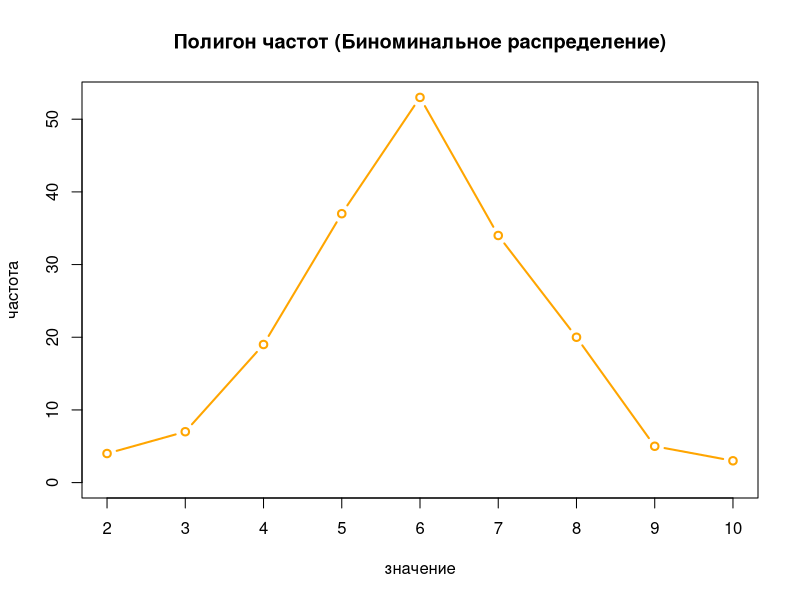
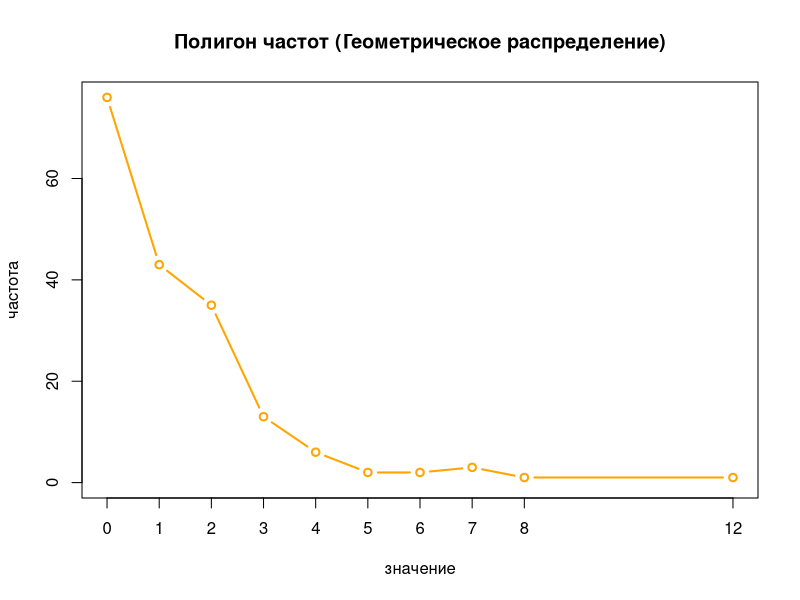
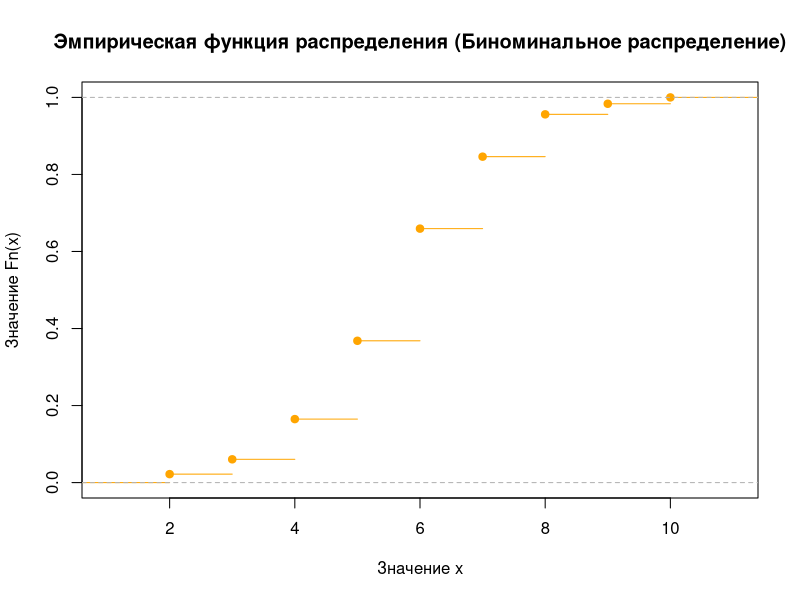
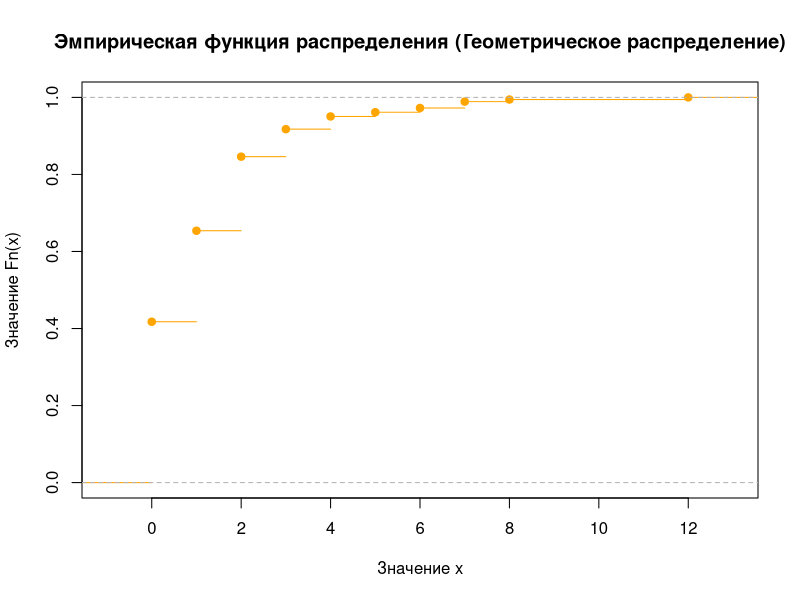

Generate these figures, in order, with R:
#генирируем объем выборки 
n <- sample(100:200, 1)

size_bin <- 10
prob_bin <- 0.6

bin_raspr <- rbinom(n, size_bin, prob_bin)

sprintf("объем выборки n = %d биноминальное распределения", n)
print(bin_raspr)

prob_geom = 0.4

geom_raspr <- rgeom(n, prob_geom)

sprintf("объем выборки n = %d геометрического распределения", n)
print(geom_raspr)


freq_table_bin <- table(bin_raspr)
freq_table_geom <- table(geom_raspr)


plot(freq_table_bin, type = "b", lty = 1, main = "Полигон частот (Биноминальное распределение)",
     xlab = "значение", ylab = "частота", col = "orange", bg = "white", )

plot(freq_table_geom, type = "b", lty = 1, main = "Полигон частот (Геометрическое распределение)",
     xlab = "значение", ylab = "частота", col = "orange", bg = "white", )


fn_binom <- ecdf(bin_raspr)
fn_geom  <- ecdf(geom_raspr)


plot(fn_binom, lty=1,
     main="Эмпирическая функция распределения (Биноминальное распределение)",
     xlab="Значение x", ylab="Значение Fn(x)", col = "orange", bg = "white")


plot(fn_geom, lty=1, main="Эмпирическая функция распределения (Геометрическое распределение)",
     xlab="Значение x", ylab="Значение Fn(x)", col = "orange", bg = "white")


#числовые характеристики

# Выборочное среднее

mean_estimate_bin <- mean(bin_raspr)
mean_estimate_geom  <- mean(geom_raspr)

sprintf("Выборочное среднее (Биноминальное распределение) = %f", mean_estimate_bin)

sprintf("Выборочное среднее (Геометрическое распределение) = %f", mean_estimate_geom)

#дисперсия

disp_bin <- var(bin_raspr)
disp_geom <- var(geom_raspr)

sprintf("Дисперсия (Биноминальное распределение) = %f", disp_bin)

sprintf("Дисперсия (Геометрическое распределение) = %f", disp_geom)

#СКО среднее квадротичное отклонение

sko_bin <- sd(bin_raspr)
sko_geom  <- sd(geom_raspr)

sprintf("СКО (Биноминальное распределение) = %f", sko_bin)

sprintf("СКО (Геометрическое распределение) = %f", sko_geom)

#мода

moda_bin <- sort(unique(bin_raspr))[which.max(table(bin_raspr))]
moda_geom <- sort(unique(geom_raspr))[which.max(table(geom_raspr))]

sprintf("Мода (Биноминальное распределение) = %d", moda_bin)

sprintf("Мода (Геометрическое распределение) = %d", moda_geom)

#медиана 

median_bin <- median(bin_raspr)
median_geom <- median(geom_raspr)

sprintf("Медиана (Биноминальное распределение) = %d", median_bin)

sprintf("Медиана (Геометрическое распределение) = %d", median_geom)

#коэффицент ассиметрии 

koef_ass_bin <-  (sum((bin_raspr - mean(bin_raspr))^3) / n) / sko_bin^3

koeff_ass_geom <-  (sum((geom_raspr - mean(geom_raspr))^3) / n) / sko_bin^3


sprintf("Коэффициент асимметрии (Биноминальное распределение) = %f", koef_ass_bin)

sprintf("Коэффициент асимметрии (Геометрическое распределение) = %f", koeff_ass_geom)


#коэффицент эксцесса

koef_ess_bin <- (sum((bin_raspr - mean(bin_raspr))^4) / n) / (sko_bin^4) - 3

koeff_ess_geom <- (sum((geom_raspr - mean(geom_raspr))^4) / n) / (sko_geom^4) - 3

sprintf("Коэффициент асимметрии (Биноминальное распределение) = %f", koef_ess_bin)

sprintf("Коэффициент асимметрии (Геометрическое распределение) = %f", koeff_ess_geom)


#теоритическое мат ожидание и дисперсии

theoretic_math_bin <- size_bin * prob_bin
theoretic_disp_bin  <- size_bin * prob_bin * (1 - prob_bin)


sprintf("Теоретическое матожидание (Биноминальное распределение) M(X) = %f", theoretic_math_bin)
sprintf("Теоретическая дисперсия (Биноминальное распределение) D(X) = %f", theoretic_disp_bin)

theoretic_math_geom <- (1 - prob_geom) / prob_geom
theoretic_disp_geom  <- (1 - prob_geom) / (prob_geom^2)

sprintf("Теоретическое матожидание (Геометрическое распределение) M(X) = %f", theoretic_math_geom)
sprintf("Теоретическая дисперсия (Геометрическое распределение) D(X) = %f", theoretic_disp_geom)


#сравнение оценок

cat("Сравнение биноминального распределения\n", "Матожидание\n", sprintf("теоритическое - %f\n", theoretic_math_bin),
    sprintf("выборочное - %f\n", theoretic_disp_bin), sprintf("разница - %f\n", abs(theoretic_math_bin - mean_estimate_bin)), 
    sprintf("относительная ошибка - %f%%\n", (abs(theoretic_math_bin - mean_estimate_bin) / theoretic_math_bin) * 100))

cat("\nДисперсия\n", sprintf("теоретическое -  %f\n", theoretic_disp_bin), sprintf("выборочное -  %f\n", disp_bin),
    sprintf("разница -  %f\n", abs(theoretic_disp_bin - disp_bin)),
    sprintf("относительная ошибка - %f%%\n", (abs(theoretic_disp_bin - disp_bin) /  theoretic_disp_bin) * 100))


cat("Сравнение геометрического распроеделения\n", "Матожидание\n", sprintf("теоритическое - %f\n", theoretic_math_geom),
    sprintf("выборочное - %f\n", theoretic_disp_geom), sprintf("разница: %f\n", abs(theoretic_math_geom - mean_estimate_geom)),
    sprintf("относительная ошибка - %f%%\n",(abs(theoretic_math_geom - mean_estimate_geom) / theoretic_math_geom) * 100))


cat("\nДисперсия\n", sprintf("теоретическое -  %f\n", theoretic_disp_geom), sprintf("выборочное -  %f\n", disp_geom),
    sprintf("разница -  %f\n", abs(theoretic_disp_geom - disp_geom)), 
    sprintf("относительная ошибка - %f%%\n", (abs(theoretic_disp_geom - disp_geom) /  theoretic_disp_geom) * 100))

# Оценка параметров распределений

# Биноминальное распределение (Метод максимального правдоподобия)
# n -- известно

p_hat_bin_1 <- mean_estimate_bin / size_bin

sprintf("Оценка для параметра p биноминального распределение: %f", p_hat_bin_1)

# Метод моментов
# n -- неизестно

p_hat_bin_2 <- 1 - disp_bin / mean_estimate_bin
n_hat_bin <- mean_estimate_bin / p_hat_bin_2

sprintf(
  "Оценка для параметра p биноминального распределение (при неизвестном n): %f",
  p_hat_bin_2)

sprintf(
  "Оценка для параметра n биноминального распределение (при неизвестном n): %d",
  round(n_hat_bin))


cat("Сравнение биноминального распределения\n", 
    "Случай 1: n известно\n", 
    "Параметр p\n", 
    sprintf("  теоретическое значение p - %f\n", prob_bin),
    sprintf("  оценка p - %f\n", p_hat_bin_1), 
    sprintf("  разница - %f\n", abs(prob_bin - p_hat_bin_1)), 
    sprintf("  относительная ошибка - %f%%\n\n", 
            (abs(prob_bin - p_hat_bin_1) / prob_bin) * 100),
    
    "Случай 2: n неизвестно\n",
    "Параметр p\n",
    sprintf("  теоретическое значение p - %f\n", prob_bin),
    sprintf("  оценка p - %f\n", p_hat_bin_2),
    sprintf("  разница - %f\n", abs(prob_bin - p_hat_bin_2)),
    sprintf("  относительная ошибка - %f%%\n\n", 
            (abs(prob_bin - p_hat_bin_2) / prob_bin) * 100),
    
    "Параметр n\n",
    sprintf("  теоретическое значение n - %d\n", size_bin),
    sprintf("  оценка n (округленная) - %d\n", round(n_hat_bin)),
    sprintf("  разница - %d\n", abs(size_bin - round(n_hat_bin))),
    sprintf("  относительная ошибка - %f%%\n", 
            (abs(size_bin - round(n_hat_bin)) / size_bin) * 100))


p_hat_geom <- 1 / (1 + mean_estimate_geom)

sprintf("Оценка параметра p геометрического распределения: %f", p_hat_geom)

cat("Сравнение геометрического распределения\n", 
    "Параметр p\n", 
    sprintf("  теоретическое значение p - %f\n", prob_geom),
    sprintf("  оценка p - %f\n", p_hat_geom), 
    sprintf("  разница - %f\n", abs(prob_geom - p_hat_geom)), 
    sprintf("  относительная ошибка - %f%%\n", 
            (abs(prob_geom - p_hat_geom) / prob_geom) * 100))

#хи квадрат 

unique_values_bin <- sort(unique(bin_raspr))
breaks_cor_bin <- c(min(unique_values_bin) - 0.5, unique_values_bin + 0.5)

# Абсолютные частоты (наблюдаемые значения)
xhc_bin <- hist(bin_raspr, breaks = breaks_cor_bin, plot = FALSE)$counts

# Границы интервалов
xhb_bin <- hist(bin_raspr, breaks = breaks_cor_bin, plot = FALSE)$breaks

k_bin <- length(xhc_bin)

# Модифицируем границы: первый интервал от -∞, последний до +∞
xhb_bin[1] <- -Inf
xhb_bin[k_bin + 1] <- Inf

# Теоретическая функция распределения с оценкой параметра p_hat_bin_2
pnth_bin <- pbinom(xhb_bin, size = size_bin, prob = p_hat_bin_2)

# Вероятности попадания в интервалы
thfr_bin <- pnth_bin[2:(k_bin + 1)] - pnth_bin[1:k_bin]

chisq_test_bin <- chisq.test(x = xhc_bin, p = thfr_bin)

#геометрическое

unique_values_geom <- sort(unique(geom_raspr))
breaks_cor_geom <- c(min(unique_values_geom) - 0.5, unique_values_geom + 0.5)

# Абсолютные частоты (наблюдаемые значения)
xhc_geom <- hist(geom_raspr, breaks = breaks_cor_geom, plot = FALSE)$counts

# Границы интервалов
xhb_geom <- hist(geom_raspr, breaks = breaks_cor_geom, plot = FALSE)$breaks

k_geom <- length(xhc_geom)

# Модифицируем границы: первый интервал от -∞, последний до +∞
xhb_geom[1] <- -Inf
xhb_geom[k_geom + 1] <- Inf

# Теоретическая функция распределения с оценкой параметра p_hat_geom
pnth_geom <- pgeom(xhb_geom, prob = p_hat_geom)

# Вероятности попадания в интервалы
thfr_geom <- pnth_geom[2:(k_geom + 1)] - pnth_geom[1:k_geom]


chisq_test_geom <- chisq.test(x = xhc_geom, p = thfr_geom)
